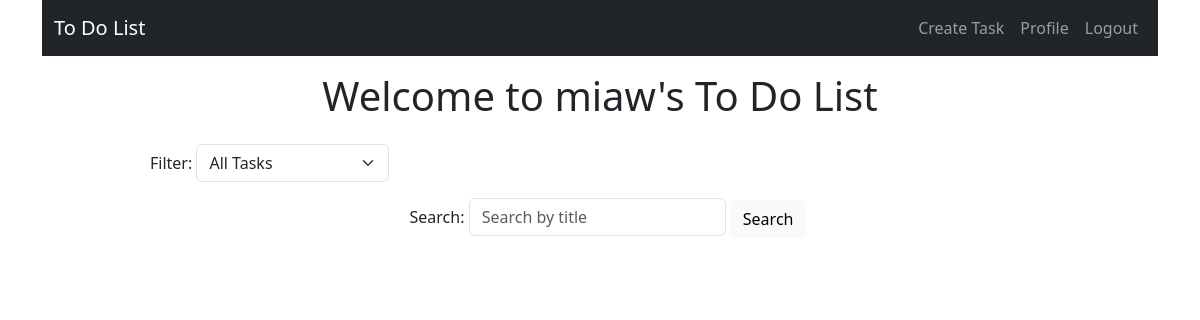
The app's page /index.php (signed in), older data.
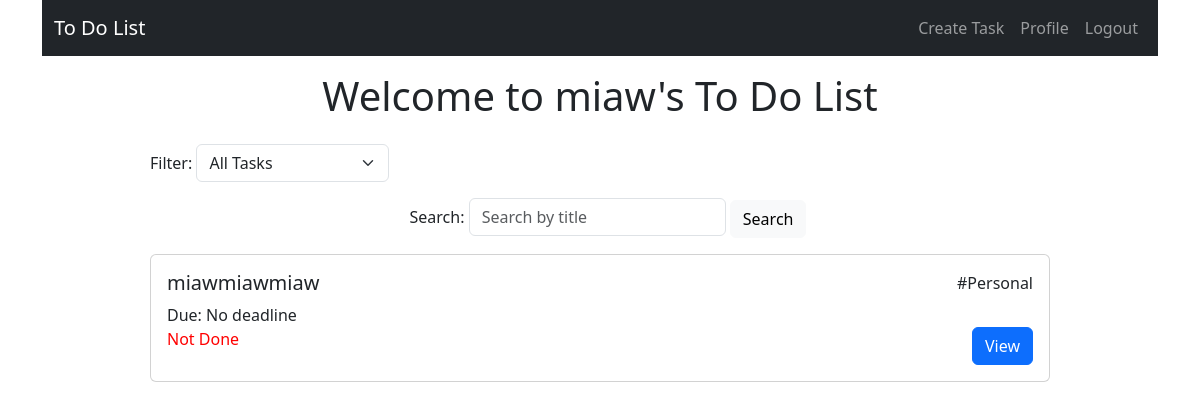
The same page, newer data.
### tables this page shows
CREATE TABLE `list` (
  `listid` int(11) NOT NULL AUTO_INCREMENT,
  `title` varchar(50) NOT NULL,
  `description` varchar(300) DEFAULT NULL,
  `category` varchar(20) NOT NULL,
  `userid` int(11) NOT NULL,
  `deadline` datetime DEFAULT NULL,
  `status` varchar(20) NOT NULL,
  `done` timestamp NULL DEFAULT NULL,
  PRIMARY KEY (`listid`)
);

### index.php (the view, shortened to what this page needs)
<!doctype html>
<html>
<head>
    <link href="https://cdn.jsdelivr.net/npm/bootstrap@5.3.0-alpha1/dist/css/bootstrap.min.css" rel="stylesheet">
</head>
<body>
    <div class="container">
        <?php
            if(!isset($_SESSION['username']) && !isset($_SESSION['userid'])){
        ?>
        <div class="text-center">
            <div style='max-width: 500px; margin: auto;' class='alert alert-danger mt-3 text-center' role='alert'>You don't have access to this page</div>
            <a href="user/frontend/login.php" class="btn btn-primary mt-3">Login</a>
        </div>
        <?php
            } else {
                require_once("db.php");
                $userid = $_SESSION['userid'];
                $username = $_SESSION['username'];
                $filter = isset($_GET['filter']) ? $_GET['filter'] : 'all';
                $search = isset($_GET['search']) ? $_GET['search'] : '';
                $sql = "SELECT * FROM list WHERE userid = :userid";
                $stmt = $db->prepare($sql);
                $stmt->bindParam(':userid', $userid, PDO::PARAM_INT);
                $stmt->execute();
                $result = $stmt->fetchAll(PDO::FETCH_ASSOC);
        ?>
        <nav class="navbar navbar-expand-lg navbar-dark bg-dark">
            <div class="container-fluid">
                <a class="navbar-brand" href="index.php">To Do List</a>
                <div class="collapse navbar-collapse" id="navbarNav">
                    <ul class="navbar-nav ms-auto">
                        <li class="nav-item">
                            <a class="nav-link" href="todolist/frontend/create.php">Create Task</a>
                        </li>
                        <li class="nav-item">
                            <a class="nav-link" href="profile/frontend/user_profile.php">Profile</a>
                        </li>
                        <li class="nav-item">
                            <a class="nav-link" href="user/backend/logout_process.php">Logout</a>
                        </li>
                    </ul>
                </div>
            </div>
        </nav>
        <h1 class="mt-3 text-center">Welcome to <?= $username?>'s To Do List</h1>
        <div class="mx-auto my-4" style="max-width: 900px;">
            <div class="my-3">
                <form id="filterForm" method="GET" action="">
                    <div class="mb-3">
                        <label for="filter">Filter: </label>
                        <select name="filter" id="filter" class="form-select d-inline-block w-auto" onchange="submitFilterForm()">
                            <option value="all" <?= $filter == 'all' ? 'selected' : ''; ?>>All Tasks</option>
                        </select>
                    </div>
                    <div class="text-center">
                        <label for="search" class="ms-3">Search:</label>
                        <input type="text" name="search" id="search" value="<?= htmlentities($search); ?>" class="form-control d-inline-block w-auto" placeholder="Search by title">
                        <button type="submit" class="btn btn-light">Search</button>
                    </div>
                </form>
            </div>
            <div>
            <?php foreach ($result as $row) { ?>
                <div class="card my-2 mx-auto">
                    <div class="card-body">
                        <div class="d-flex justify-content-between">
                            <h5 class="card-title"><?= $row['title']; ?></h5>
                            <div>#<?= $row['category']; ?></div>
                        </div>
                        <div class="card-text">Due:
                            <?php
                            if ($row['deadline'] != NULL) {
                                if ((time() > strtotime($row['deadline']) && $row['status'] == 'Not Done') || ($row['status'] == 'Done Late')) {
                                    echo "<span style='color: red;'>" . date("d-M-Y H:ia", strtotime($row['deadline'])) . "</span>";
                                } else {
                                    echo date("d-M-Y H:ia", strtotime($row['deadline']));
                                }
                            } else {
                                echo "No deadline";
                            }
                            ?>
                        </div>
                        <div class="d-flex justify-content-between">
                            <div class="card-text" <?php
                                if ($row['status'] == 'Done') echo "style='color: green;'";
                                else if ((time() > strtotime($row['deadline']) && $row['status'] == 'Not Done') || ($row['status'] == 'Done Late')) echo "style='color: red;'";
                            ?>><?= $row['status']; ?>
                            </div>
                            <div><a href="todolist/frontend/view.php?id=<?= $row['listid']; ?>" class="btn btn-primary">View</a></div>
                        </div>
                    </div>
                </div>
            <?php } ?>
            </div>
        <?php } ?>
        </div>
    </div>
</body>
</html>

Row changes from the older to the newer data that the page shows:
added list: title "miawmiawmiaw", category "Personal", shows "No deadline", status "Not Done"
